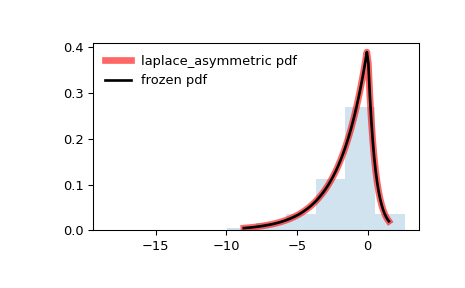

The Python source for this figure:
from scipy.stats import laplace_asymmetric
import matplotlib.pyplot as plt
fig, ax = plt.subplots(1, 1)

# Calculate the first four moments:

kappa = 2
mean, var, skew, kurt = laplace_asymmetric.stats(kappa, moments='mvsk')

# Display the probability density function (``pdf``):

x = np.linspace(laplace_asymmetric.ppf(0.01, kappa),
                laplace_asymmetric.ppf(0.99, kappa), 100)
ax.plot(x, laplace_asymmetric.pdf(x, kappa),
       'r-', lw=5, alpha=0.6, label='laplace_asymmetric pdf')

# Alternatively, the distribution object can be called (as a function)
# to fix the shape, location and scale parameters. This returns a "frozen"
# RV object holding the given parameters fixed.

# Freeze the distribution and display the frozen ``pdf``:

rv = laplace_asymmetric(kappa)
ax.plot(x, rv.pdf(x), 'k-', lw=2, label='frozen pdf')

# Check accuracy of ``cdf`` and ``ppf``:

vals = laplace_asymmetric.ppf([0.001, 0.5, 0.999], kappa)
np.allclose([0.001, 0.5, 0.999], laplace_asymmetric.cdf(vals, kappa))
# True

# Generate random numbers:

r = laplace_asymmetric.rvs(kappa, size=1000)

# And compare the histogram:

ax.hist(r, density=True, histtype='stepfilled', alpha=0.2)
ax.legend(loc='best', frameon=False)
plt.show()
